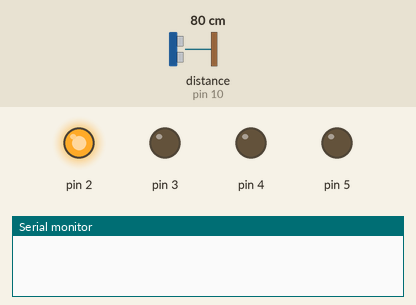
Simulated run of this sketch. Board: Arduino Uno, built with avr-gcc and run on an emulated ATmega328P. On the bench: output pins drawn as LEDs (lit = HIGH), the last lines printed to the serial monitor. Wiring (inferred from the names in the program): ultrasonic range finder: trigger pin 9; echo pin 10. The inputs (shaded band) are chosen by the test bench; at power-on: distance to the obstacle (sensor on pin 10) 80 cm. The echo pulse lasts 58.3 µs per cm; pins used as bus, display or sensor lines are not drawn.

Above: at 0.1 s.
At 4.1 s:
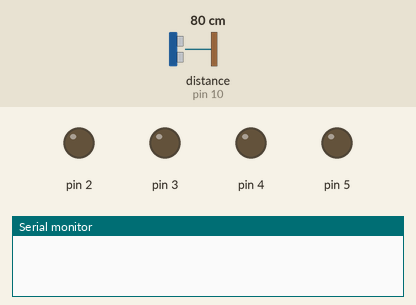
At 5.1 s:
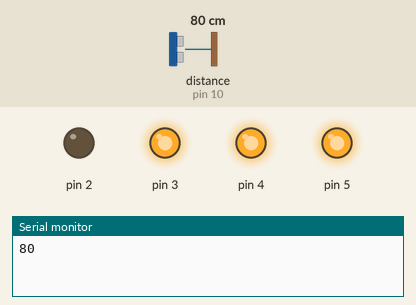
Timing chart, 0 to 6.6 s (numbered marks = the images above):
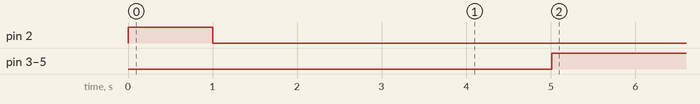

The sketch:

smart_Street1.ino
```cpp
int vcc = 8;
int trig = 9;
int echo = 10;
int gnd = 11;

void setup()
{
  Serial.begin(9600);
 pinMode (vcc,OUTPUT);
  pinMode (gnd,OUTPUT);
  pinMode(2, OUTPUT);
  digitalWrite(2, HIGH);   // turn the LED on (HIGH is the voltage level)
  delay(1000);              // wait for a second
  digitalWrite(2, LOW);    // turn the LED off by making the voltage LOW
  delay(1000);
   pinMode(1, OUTPUT);
  digitalWrite(1, HIGH);   // turn the LED on (HIGH is the voltage level)
  delay(1000);              // wait for a second
  digitalWrite(1, LOW);    // turn the LED off by making the voltage LOW
  delay(1000);
 pinMode(3, OUTPUT);
  pinMode(4, OUTPUT);
pinMode(5, OUTPUT);
}

void UltraSonic()
{

  digitalWrite(vcc, HIGH);
  long duration, inches, cm;
  pinMode(trig, OUTPUT);
  digitalWrite(trig, LOW);
  delayMicroseconds(2);
  digitalWrite(trig, HIGH);
  delayMicroseconds(5);
  digitalWrite(trig, LOW);


  pinMode(echo,INPUT);
  duration = pulseIn(echo, HIGH);

  inches = microsecondsToInches(duration);
  cm = microsecondsToCentimeters(duration);
  /*Serial.print("Distance : ");
  Serial.print(" ");
  Serial.print(inches);
  Serial.print("in, ");
  Serial.print(cm);
  Serial.print("cm");
  Serial.println();*/
}


long microsecondsToInches(long microseconds)
{
  microseconds = microseconds/74/2;
  return microseconds;
}

long microsecondsToCentimeters(long microseconds)
{
  microseconds = microseconds/29/2;
  return microseconds;
}

void loop()
{

   digitalWrite(vcc, HIGH);
  long duration, inches, cm;
  pinMode(trig, OUTPUT);
  digitalWrite(trig, LOW);
  delayMicroseconds(2);
  digitalWrite(trig, HIGH);
  delayMicroseconds(5);
  digitalWrite(trig, LOW);


  pinMode(echo,INPUT);
  duration = pulseIn(echo, HIGH);
  UltraSonic();
      delay(1000);
  int x = 0;
  x =microsecondsToCentimeters(duration) ;
  Serial.println(x);
  if(0 < x < 10)
   {
       digitalWrite(3, HIGH);
         digitalWrite(4, HIGH);
      digitalWrite(5, HIGH);
   }
   delay(250); //delay 1/4 seconds.
}
```

Measured:
- by itself, pin 3–5: LOW → HIGH at 5.0 s
